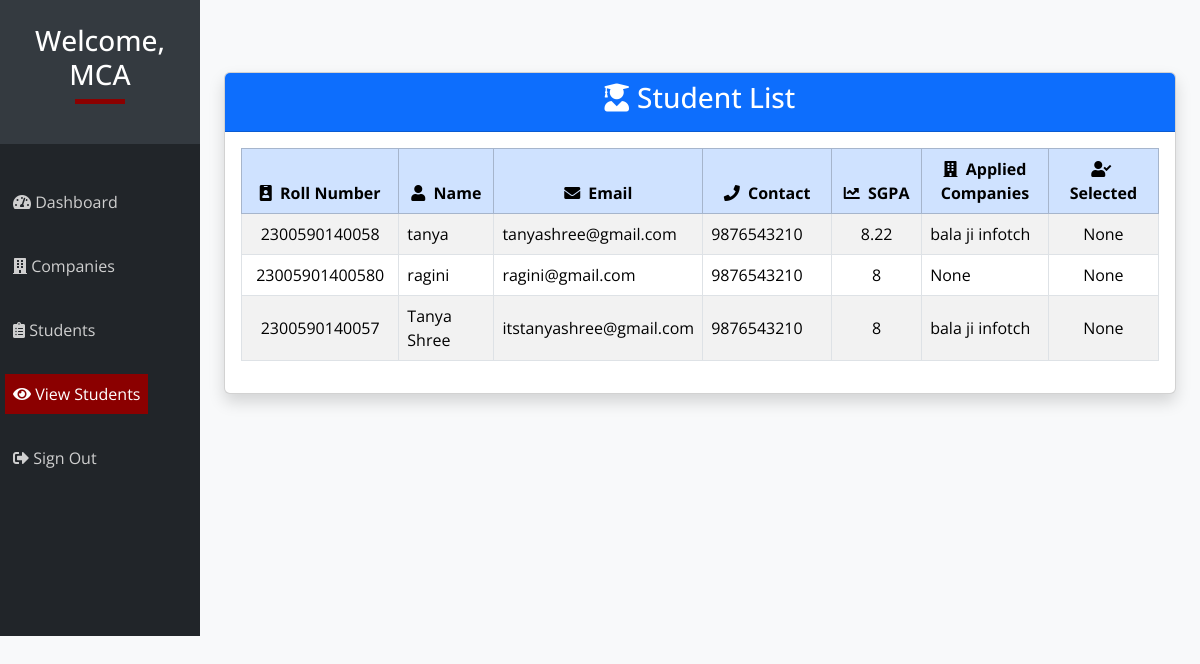
The app's page /admin/view.php (signed in) with its own data.
### tables this page shows
CREATE TABLE `student` (
  `email` varchar(50) NOT NULL,
  `s_id` int(25) NOT NULL,
  `sgpa` float DEFAULT NULL,
  `dept` varchar(50) NOT NULL,
  `password` varchar(50) NOT NULL,
  `contact` bigint(11) DEFAULT NULL,
  `name` varchar(50) NOT NULL,
  `rolln` bigint(25) DEFAULT NULL
);

### admin/view.php (the view, shortened to what this page needs)
<?php include '../db.php'; ?>
<!DOCTYPE html>
<html lang="en">
<head>
    <link href="https://cdnjs.cloudflare.com/ajax/libs/font-awesome/5.15.4/css/all.min.css" rel="stylesheet">
    <link href="css/font-awesome.min.css" rel="stylesheet">
    <link href="https://cdnjs.cloudflare.com/ajax/libs/font-awesome/5.15.4/css/all.min.css" rel="stylesheet">
    <link rel="stylesheet" href="css/bootstrapmin.css" type="text/css">
    <link href="css/dashboard-style.css" rel="stylesheet">
  </head>
  <body class="bg-light">
<div class="container-fluid">
    <div class="row">
        <div class="col-md-3 col-lg-2 p-0 bg-dark text-white">
                <div class="sidebar-header p-4 text-center">
                    <h3>Welcome, <?php echo $_SESSION['dept']; ?></h3>
                    <div class="square mb-3"></div>
                </div>
                <nav class="navbar navbar-expand-lg navbar-dark">
                    <ul class="navbar-nav flex-column">
                        <li class="nav-item">
                            <a class="nav-link" href="hello.php"><i class="fas fa-tachometer-alt"></i> Dashboard</a>
                        </li>
                        <br>
                        <li class="nav-item">
                            <a class="nav-link " href="clist.php"><i class="fas fa-building"></i> Companies</a>
                        </li>
                        <br>
                        <li class="nav-item" >
                          <a class="nav-link" href="applied.php"><i class="fas fa-clipboard-list"></i>  Students</a>
                          <br>
                        <li class="nav-item">
                            <a class="nav-link active" href="view.php"><i class="fas fa-eye"></i> View Students</a>
                        </li>
                        <br>
                        <li class="nav-item">
                            <a class="nav-link" href="logout.php"><i class="fas fa-sign-out-alt"></i> Sign Out</a>
                        </li>
                    </ul>
                </nav>
            </div>
<div class="col-md-9 col-lg-10 py-4">
    <?php
    $dept = $_SESSION['dept'];
    $query = "SELECT * FROM student WHERE dept='{$dept}'";
    $select_all_posts_query = mysqli_query($connection, $query);
    echo '<div class="container mt-5">';
    echo '<div class="card shadow">';
    echo '<div class="card-header bg-primary text-white text-center">';
    echo '<h3><i class="fas fa-user-graduate me-2"></i>Student List</h3>';
    echo '</div>';
    echo '<div class="card-body">';
    echo '<div class="table-responsive">';
    echo '<table class="table table-hover table-striped table-bordered align-middle">';
    echo '<thead class="table-primary text-center">';
    echo '<tr>';
    echo '<th><i class="fas fa-id-badge me-1"></i> Roll Number</th>';
    echo '<th><i class="fas fa-user me-1"></i> Name</th>';
    echo '<th><i class="fas fa-envelope me-1"></i> Email</th>';
    echo '<th><i class="fas fa-phone me-1"></i> Contact</th>';
    echo '<th><i class="fas fa-chart-line me-1"></i> SGPA</th>';
    echo '<th><i class="fas fa-building me-1"></i> Applied Companies</th>';
    echo '<th><i class="fas fa-user-check me-1"></i> Selected</th>';
    echo '</tr>';
    echo '</thead>';
    echo '<tbody>';
    while ($row = mysqli_fetch_assoc($select_all_posts_query)) {
        $selected_company = null;
        $name = $row['name'];
        $rolln = $row['rolln'];
        $email = $row['email'];
        $contact = $row['contact'];
        $sgpa = $row['sgpa'];
        $mquery = "SELECT * FROM applied_comp WHERE rolln={$rolln}";
        $done = mysqli_query($connection, $mquery);
        $applied_companies = [];
        while ($rom = mysqli_fetch_assoc($done)) {
            $cc_id = $rom['c_id'];
            $kquery = "SELECT name FROM companies WHERE c_id={$cc_id}";
            $test = mysqli_query($connection, $kquery);
            while ($rok = mysqli_fetch_assoc($test)) {
                $applied_companies[] = $rok['name'];
            }
        }
        $cname = !empty($applied_companies) ? implode(', ', $applied_companies) : 'None';
        $select_query = "SELECT companies.name FROM selected_stud
                         INNER JOIN companies ON selected_stud.c_id = companies.c_id
                         WHERE selected_stud.rolln = {$rolln}";
        $select_result = mysqli_query($connection, $select_query);
        if ($selected_row = mysqli_fetch_assoc($select_result)) {
            $selected_company = $selected_row['name'];
        } else {
            $selected_company = 'None';
        }
        echo '<tr>';
        echo '<td class="text-center">' . htmlspecialchars($rolln) . '</td>';
        echo '<td>' . htmlspecialchars($name) . '</td>';
        echo '<td>' . htmlspecialchars($email) . '</td>';
        echo '<td>' . htmlspecialchars($contact) . '</td>';
        echo '<td class="text-center">' . htmlspecialchars($sgpa) . '</td>';
        echo '<td>' . htmlspecialchars($cname) . '</td>';
        echo '<td class="text-center">' . htmlspecialchars($selected_company) . '</td>';
        echo '</tr>';
    }
    echo '</tbody>';
    echo '</table>';
    echo '</div>';
    echo '</div>';
    echo '</div>';
    echo '</div>';
    ?>
</div>
        </div>
    </div>
            </body>
            </html>

### admin/css/dashboard-style.css (style rules this page uses)
body { font-family: 'Open Sans', sans-serif; background-color: #f8f9fa; }
.sidebar-header { background-color: #343a40; color: white; }
.square { width: 50px; height: 5px; background-color: darkred; margin: 0 auto 20px; }
.navbar-nav { margin-top: 30px; margin-bottom: 150px; margin-left: 5px; }
.nav-link { color: #cfcfcf; padding: 70px 60x!important; }
.nav-link:hover, .nav-link.active { background-color: darkred; color: white; }
.table th { width: 200px; }
.table-striped tbody tr:nth-of-type(odd) { background-color: #f1f1f1; }
.table td { font-size: 1rem; }

### records on screen
student: rolln "2300590140058", name "tanya", email "tanyashree@gmail.com", contact "9876543210", sgpa "8.22", cname "bala ji infotch", selected_company "None"
student: rolln "23005901400580", name "ragini", email "ragini@gmail.com", contact "9876543210", sgpa "8", cname "None", selected_company "None"
student: rolln "2300590140057", name "Tanya Shree", email "itstanyashree@gmail.com", contact "9876543210", sgpa "8", cname "bala ji infotch", selected_company "None"

### other values on screen
$_SESSION['dept'] "MCA"
